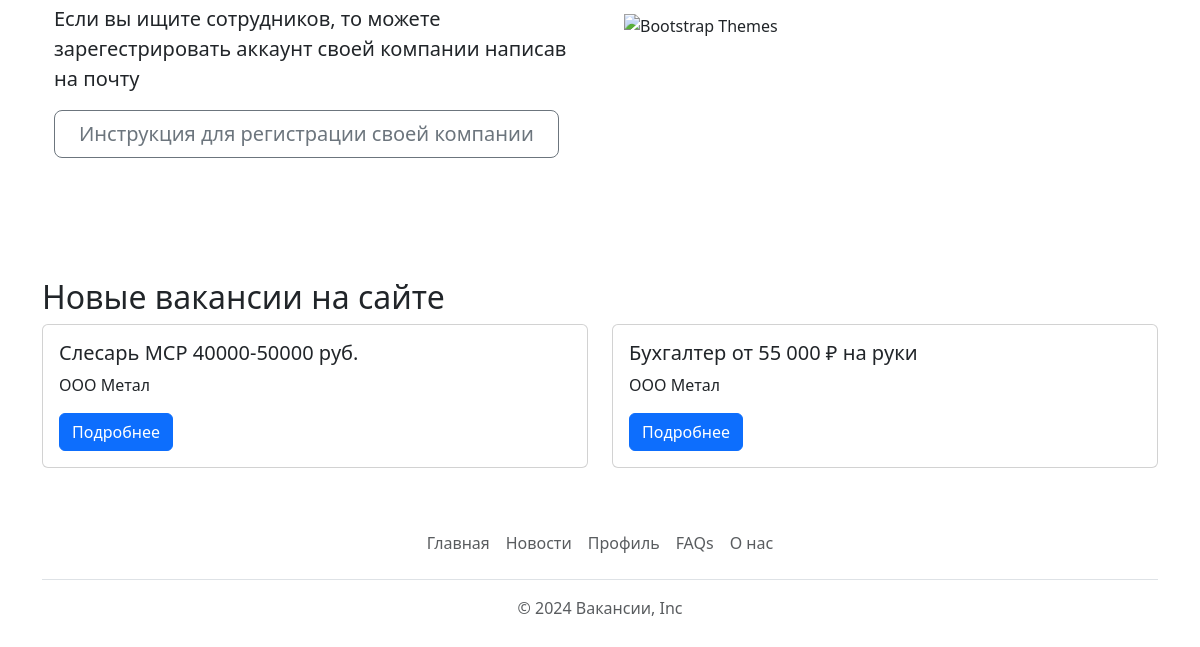
/ (signed in, lower part), run on an earlier commit of the app's database.
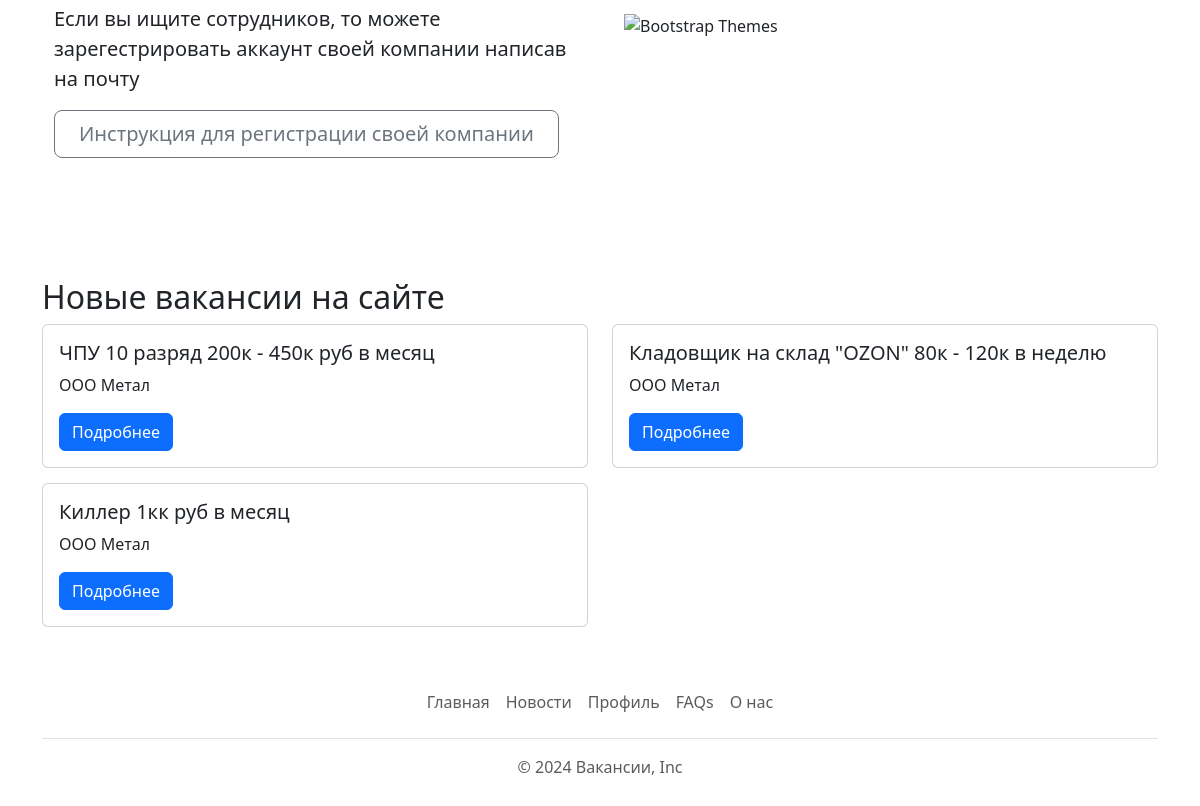
And on a later commit of the database.
### tables this page shows
CREATE TABLE `vakansii` (
  `id` int NOT NULL,
  `id_company` int NOT NULL,
  `salary` varchar(40) DEFAULT NULL,
  `description` text NOT NULL,
  `title` varchar(100) NOT NULL
);

CREATE TABLE `companys` (
  `id` int NOT NULL,
  `name` varchar(50) NOT NULL,
  `address` varchar(120) NOT NULL,
  `branch` varchar(100) NOT NULL,
  `email` varchar(50) NOT NULL,
  `password` varchar(255) NOT NULL,
  `description` text,
  `logo` varchar(150) DEFAULT NULL,
  `number` varchar(11) DEFAULT NULL,
  `email_for_users` varchar(50) DEFAULT NULL
);

### index.php (the view, shortened to what this page needs)
<?php
include("blocks/header.php");
$db = new PDO("mysql:host=localhost;port=3306;dbname=bd_vakansii",
    "root",
    "");
$noviVakansii = $db->query("SELECT * FROM `vakansii` LIMIT 6");
$noviVakansii = $noviVakansii->fetchAll(PDO::FETCH_ASSOC);
?>
    <br />
    <div class="container col-xxl-8 px-4 py-5">
      <div class="row flex-lg-row-reverse align-items-center g-5 py-5">
        <div class="col-10 col-sm-8 col-lg-6">
          <img
            src="https://img.freepik.com/free-photo/man-working-carboard-factory_1303-22912.jpg?t=st=1710841037~exp=1710844637~hmac=369aacd931c5704f952f373a25b10f40e3482c0e2276e58b6541f4a4bcfadb4b&w=1380"
            alt="Bootstrap Themes"
            height="400"
            loading="lazy"
          />
        </div>
        <div class="col-lg-6">
          <p class="lead">
            Если вы ищите сотрудников, то можете зарегестрировать
              аккаунт своей компании написав на почту
          </p>
          <div class="d-grid gap-2 d-md-flex justify-content-md-start">
            <a class="btn btn-outline-secondary btn-lg px-4"
            href="info_reg_kompany.php">Инструкция для регистрации своей компании</a>
          </div>
        </div>
      </div>
    </div>
    <br />
    <div class="container">
      <h2>Новые вакансии на сайте</h2>
      <div class="row">
        <?php foreach ($noviVakansii as $noviVakansia) { ?>
          <?php
          $nameComp = $db->prepare("SELECT `name` FROM `companys` WHERE `id` = ?");
           $nameComp->execute(array($noviVakansia['id_company']));
           $nameComp = $nameComp->fetch(PDO::FETCH_ASSOC);
          ?>
        <div class="col-sm-6 vakansiaNovi">
          <div class="card">
            <div class="card-body">
              <h5 class="card-title">
                <?php echo $noviVakansia['title']; ?>  <?php echo $noviVakansia['salary']; ?>
              </h5>
              <p class="card-text">
                <?php
                   echo $nameComp['name'];
                ?>
              </p>
              <a href="info_vakansia.php?vakansia=<?php echo $noviVakansia['id']; ?>" class="btn btn-primary">Подробнее</a>
            </div>
          </div>
        </div>
        <?php } ?>
      </div>
    </div>
<?php
  include("blocks/footer.php");
?>

What changed in the data, as far as the page shows it:
removed vakansii: title "Слесарь МСР", salary "40000-50000 руб.", id_company.name "ООО Метал"
removed vakansii: title "Бухгалтер", salary "от 55 000 ₽ на руки", id_company.name "ООО Метал"
added vakansii: title "ЧПУ 10 разряд", salary "200к - 450к руб в месяц", id_company.name "ООО Метал"
added vakansii: title "Кладовщик на склад \"OZON\"", salary "80к - 120к в неделю", id_company.name "ООО Метал"
added vakansii: title "Киллер", salary "1кк руб в месяц", id_company.name "ООО Метал"
